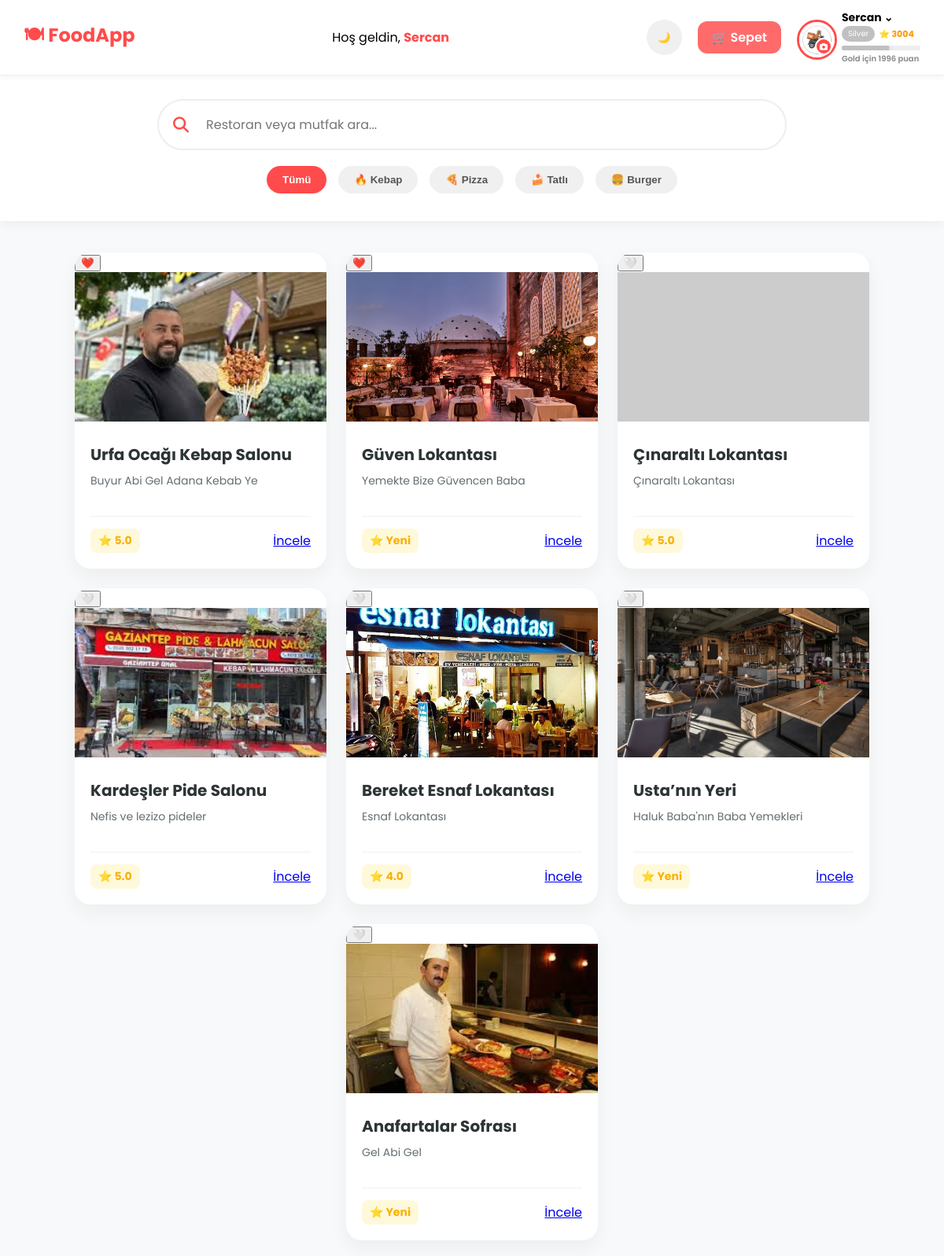
Screenshot of /customer/dashboard.php (signed in) with the database file from the repository.
### tables this page shows
CREATE TABLE `user_points` (
  `user_id` int(11) NOT NULL,
  `points` int(11) DEFAULT 0
);

CREATE TABLE `restaurants` (
  `id` int(11) NOT NULL,
  `seller_id` int(11) NOT NULL,
  `restaurant_name` varchar(255) NOT NULL,
  `description` text DEFAULT NULL,
  `created_at` timestamp NOT NULL DEFAULT current_timestamp(),
  `logo` varchar(255) NOT NULL,
  `rating` decimal(3,2) NOT NULL DEFAULT 0.00,
  `rating_count` int(11) NOT NULL DEFAULT 0
);

### customer/dashboard.php (the view, shortened to what this page needs)
<?php
include "../db.php";
$user_id = (int)$_SESSION["user_id"];
$restaurants_query = "
    SELECT
        r.id,
        r.restaurant_name,
        r.description,
        r.logo,
        r.rating,
        r.rating_count,
        CASE WHEN f.user_id IS NOT NULL THEN 1 ELSE 0 END AS is_favorite
    FROM restaurants r
    LEFT JOIN favorites f ON r.id = f.restaurant_id AND f.user_id = $user_id
    ORDER BY
        is_favorite DESC,
        r.rating DESC,
        r.id DESC
";
$restaurants = mysqli_query($conn, $restaurants_query);
include "header.php";
?>
<!DOCTYPE html>
<html lang="tr">
<head>
<link rel="stylesheet" href="https://cdnjs.cloudflare.com/ajax/libs/font-awesome/6.5.1/css/all.min.css">
</head>
<body>
<?php render_customer_header(); ?>
<div class="search-container">
    <div class="search-inner">
        <div class="search-box-wrapper">
            <i class="fa-solid fa-magnifying-glass"></i>
            <input type="text" id="restSearch" class="search-input" placeholder="Restoran veya mutfak ara..." onkeyup="filterRestaurants()">
        </div>
        <div class="categories">
            <button class="cat-btn active" onclick="filterCat('all', this)">Tümü</button>
            <button class="cat-btn" onclick="filterCat('Kebap', this)">🔥 Kebap</button>
            <button class="cat-btn" onclick="filterCat('Pizza', this)">🍕 Pizza</button>
            <button class="cat-btn" onclick="filterCat('Tatlı', this)">🍰 Tatlı</button>
            <button class="cat-btn" onclick="filterCat('Burger', this)">🍔 Burger</button>
        </div>
    </div>
</div>
<div class="grid" id="restaurantGrid">
<?php while ($r = mysqli_fetch_assoc($restaurants)): ?>
    <div class="card" data-name="<?= strtolower(htmlspecialchars($r["restaurant_name"])) ?>" data-desc="<?= strtolower(htmlspecialchars($r["description"])) ?>">
        <button type="button" class="favorite-btn"
                data-rest-id="<?= (int)$r["id"] ?>"
                data-is-fav="<?= (int)$r["is_favorite"] ?>"
                onclick="event.stopPropagation(); toggleFavorite(this, <?= (int)$r["id"] ?>)">
            <?= $r["is_favorite"] ? '❤️' : '🤍' ?>
        </button>
        <img class="restaurant-img" src="<?= !empty($r["logo"]) ? "../seller/uploads/" . htmlspecialchars($r["logo"]) : "https://via.placeholder.com/400x180?text=Restaurant" ?>" onerror="this.src='https://via.placeholder.com/400x180?text=Restaurant';">
        <div class="card-content">
            <h3><?= htmlspecialchars($r["restaurant_name"]) ?></h3>
            <p><?= htmlspecialchars($r["description"]) ?></p>
            <div class="card-footer">
                <div class="rating-badge">
                    ⭐ <?= $r["rating_count"] > 0 ? number_format($r["rating"],1) : 'Yeni' ?>
                </div>
                <a href="restaurant.php?id=<?= (int)$r["id"] ?>" class="btn-menu" onclick="event.stopPropagation();">
                    İncele
                </a>
            </div>
        </div>
    </div>
<?php endwhile; ?>
</div>
</body>
</html>

### customer/header.php (shortened to what this page needs)
<?php
function render_customer_header() {
    $user_id   = $_SESSION["user_id"] ?? 0;
    $fullname  = $_SESSION["fullname"] ?? "Kullanıcı";
    $conn = $GLOBALS["conn"];
    $count = 0;
    if ($user_id) {
        $q = mysqli_query($conn, "SELECT SUM(quantity) AS t FROM cart WHERE user_id=$user_id");
        if ($q) {
            $row = mysqli_fetch_assoc($q);
            $count = $row["t"] ?? 0;
        }
    }
    $points = 0;
    $pq = mysqli_query($conn,"SELECT points FROM user_points WHERE user_id=$user_id");
    if ($pq && mysqli_num_rows($pq)) {
        $points = (int)mysqli_fetch_assoc($pq)["points"];
    }
    $level = "Bronze";
    $levelColor = "#cd7f32";
    $nextLevel = "Silver";
    $targetPoints = 1500;
    if ($points >= 5000) {
        $level = "Gold";
        $levelColor = "#FFD700";
        $levelShadow = "#ccab00";
        $targetPoints = 5000;
        $nextLevel = "Efsane";
    } elseif ($points >= 1500) {
        $level = "Silver";
        $levelColor = "#c0c0c0";
        $targetPoints = 5000;
        $nextLevel = "Gold";
    }
    $remaining = $targetPoints - $points;
?>
<link rel="stylesheet" href="https://cdnjs.cloudflare.com/ajax/libs/font-awesome/6.5.1/css/all.min.css">
<div class="top-bar">
    <a href="dashboard.php" class="top-left">🍽 FoodApp</a>
    <div class="top-middle">Hoş geldin, <strong style="color:#ff4b4b"><?= htmlspecialchars($fullname) ?></strong></div>
    <div class="top-right">
        <button id="darkToggle" class="dark-toggle"><span class="icon">🌙</span></button>
        <a href="cart.php" class="cart-btn">🛒 Sepet <?php if ($count > 0): ?><span class="cart-count"><?= $count ?></span><?php endif; ?></a>
        <div class="profile-box">
            <div class="avatar-wrapper" onclick="document.getElementById('avatarModal').style.display='flex'">
                <div class="avatar-edit-icon"><i class="fa-solid fa-camera"></i></div>
            </div>
            <div style="display:flex; flex-direction:column; cursor:pointer;" onclick="toggleProfileMenu(event)">
                <span style="font-size:14px; font-weight:700;"><?= htmlspecialchars(explode(" ",$fullname)[0]) ?> ⌄</span>
                <div style="display:flex; align-items:center; gap:5px;">
                    <span style="font-size:10px; padding:2px 8px; border-radius:999px; color:#fff; background:<?= $levelColor ?>;"><?= $level ?></span>
                    <span style="font-size:11px; font-weight:700; color:#ff9800;">⭐ <?= $points ?></span>
                </div>
                <div class="progress-container"><div class="progress-bar"></div></div>
                <?php if($remaining > 0): ?><span class="next-level-info"><?= $nextLevel ?> için <?= $remaining ?> puan</span><?php endif; ?>
            </div>
        </div>
    </div>
</div>
<?php } ?>

### customer/dashboard.php (style rules this page uses)
body { background:#f8f9fa; margin:0; font-family:'Poppins', sans-serif; transition: background 0.5s; }
.search-container { background: white; padding: 30px 0; box-shadow: 0 4px 15px rgba(0,0,0,0.05); margin-bottom: 20px; transition: background 0.5s; }
.search-inner { max-width: 800px; margin: 0 auto; padding: 0 20px; }
.search-box-wrapper { position: relative; margin-bottom: 20px; }
.search-box-wrapper i { position: absolute; left: 20px; top: 50%; transform: translateY(-50%); color: #ff4b4b; font-size: 20px; }
.search-input { width: 100%; padding: 18px 20px 18px 60px; border-radius: 50px; border: 2px solid #eee; font-size: 16px; font-family: inherit; outline: none; transition: all 0.3s; box-sizing: border-box; }
.categories { display: flex; justify-content: center; gap: 15px; overflow-x: auto; padding-bottom: 5px; }
.cat-btn { background: #f0f0f0; border: none; padding: 10px 20px; border-radius: 25px; cursor: pointer; font-weight: 600; color: #555; transition: all 0.3s; white-space: nowrap; }
.cat-btn:hover, .cat-btn.active { background: #ff4b4b; color: white; }
.grid { padding: 20px; display: flex; flex-wrap: wrap; gap: 25px; justify-content: center; max-width: 1400px; margin: 0 auto; }
.card { width: 320px; background: white; border-radius: 20px; overflow: hidden; box-shadow: 0 10px 25px rgba(0,0,0,0.05); transition: all 0.3s; cursor: pointer; position: relative; animation: fadeIn 0.6s ease forwards; }
.restaurant-img { width: 100%; height: 190px; object-fit: cover; background: #eee; }
.card-content { padding: 20px; }
.card-content h3 { margin: 0 0 8px 0; font-size: 20px; color: #2d3436; }
.card-content p { margin: 0 0 15px 0; color: #636e72; font-size: 14px; height: 40px; overflow: hidden; }
.card-footer { display: flex; justify-content: space-between; align-items: center; border-top: 1px solid #f1f1f1; padding-top: 15px; }
.rating-badge { background: #fff9db; color: #fab005; padding: 5px 10px; border-radius: 8px; font-weight: 700; font-size: 14px; }

### rows the page displays
user_points: points "Silver", points "3004", points "Gold", points "1996"
restaurants: logo (picture), restaurant_name "Urfa Ocağı Kebap Salonu", description "Buyur Abi Gel Adana Kebab Ye", rating "5.0"
restaurants: logo (picture), restaurant_name "Güven Lokantası", description "Yemekte Bize Güvencen Baba", rating_count "Yeni"
restaurants: restaurant_name "Çınaraltı Lokantası", description "Çınaraltı Lokantası", rating "5.0"
restaurants: logo (picture), restaurant_name "Kardeşler Pide Salonu", description "Nefis ve lezizo pideler", rating "5.0"
restaurants: logo (picture), restaurant_name "Bereket Esnaf Lokantası", description "Esnaf Lokantası", rating "4.0"
restaurants: logo (picture), restaurant_name "Usta’nın Yeri", description "Haluk Baba'nın Baba Yemekleri", rating_count "Yeni"
restaurants: logo (picture), restaurant_name "Anafartalar Sofrası", description "Gel Abi Gel", rating_count "Yeni"

### other values shown
$fullname "Sercan"
explode(" ",$fullname)[0] "Sercan"
